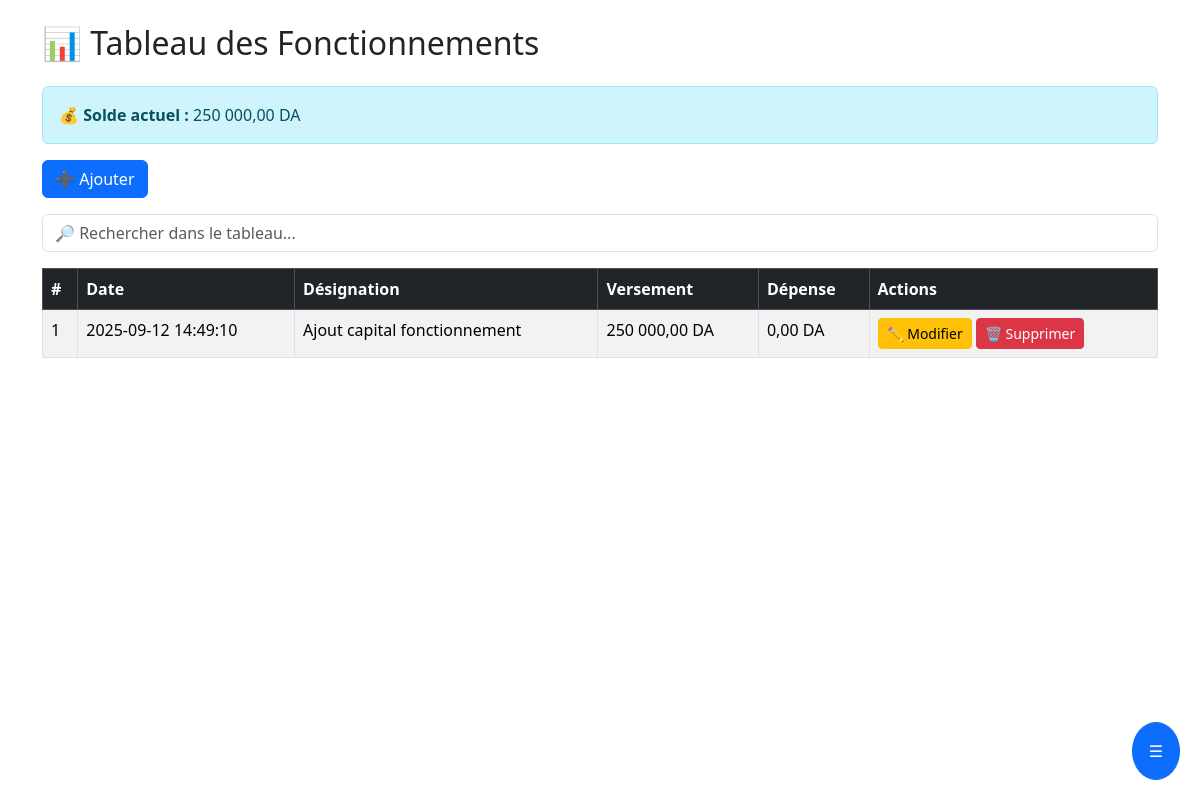
Page /fonctionnement.php (signed in) on the committed database.
### tables this page shows
CREATE TABLE `fonctionnement` (
  `id` int(11) NOT NULL,
  `date` datetime NOT NULL,
  `designation` varchar(255) NOT NULL,
  `versement` decimal(10,2) DEFAULT 0.00,
  `depense` decimal(10,2) DEFAULT 0.00
);

### fonctionnement.php (the view, shortened to what this page needs)
<?php
include "includes/db.php";
include "includes/header.php";
include "includes/sidebar.php";
$sql_solde = "SELECT
                IFNULL(SUM(versement),0) AS total_versements,
                IFNULL(SUM(depense),0) AS total_depenses
              FROM fonctionnement";
$stmt_solde = $conn->query($sql_solde);
$res_solde = $stmt_solde->fetch(PDO::FETCH_ASSOC);
$solde = $res_solde['total_versements'] - $res_solde['total_depenses'];
$sql = "SELECT * FROM fonctionnement ORDER BY date DESC";
$stmt = $conn->query($sql);
$fonctionnements = $stmt->fetchAll(PDO::FETCH_ASSOC);
?>
<div class="container mt-4">
    <h2 class="mb-4">📊 Tableau des Fonctionnements</h2>
    <div class="alert alert-info">
        <strong>💰 Solde actuel :</strong> <?= number_format($solde, 2, ',', ' ') ?> DA
    </div>
    <div class="mb-3">
        <a href="fonctionnement_ajouter.php" class="btn btn-primary">➕ Ajouter</a>
    </div>
    <div class="mb-3">
        <input type="text" id="searchInput" class="form-control" placeholder="🔎 Rechercher dans le tableau...">
    </div>
    <table class="table table-bordered table-striped" id="fonctionnementTable">
        <thead class="table-dark">
            <tr>
                <th>#</th>
                <th>Date</th>
                <th>Désignation</th>
                <th>Versement</th>
                <th>Dépense</th>
                <th>Actions</th>
            </tr>
        </thead>
        <tbody>
        <?php if ($fonctionnements): ?>
            <?php foreach ($fonctionnements as $f): ?>
                <tr>
                    <td><?= $f['id'] ?></td>
                    <td><?= htmlspecialchars($f['date']) ?></td>
                    <td><?= htmlspecialchars($f['designation']) ?></td>
                    <td><?= number_format($f['versement'], 2, ',', ' ') ?> DA</td>
                    <td><?= number_format($f['depense'], 2, ',', ' ') ?> DA</td>
                    <td>
                        <a href="fonctionnement_modifier.php?id=<?= $f['id'] ?>"
                           class="btn btn-sm btn-warning">✏ Modifier</a>
                        <a href="fonctionnement.php?delete=<?= $f['id'] ?>"
                           class="btn btn-sm btn-danger"
                           onclick="return confirm('Supprimer cet enregistrement ?')">🗑 Supprimer</a>
                    </td>
                </tr>
            <?php endforeach; ?>
        <?php else: ?>
            <tr><td colspan="6" class="text-center">Aucun enregistrement trouvé.</td></tr>
        <?php endif; ?>
        </tbody>
    </table>
</div>

### rows in the picture
fonctionnement: id "1", date "2025-09-12 14:49:10", designation "Ajout capital fonctionnement", versement "250 000,00", depense "0,00"

### other values in the picture
$solde "250 000,00"
